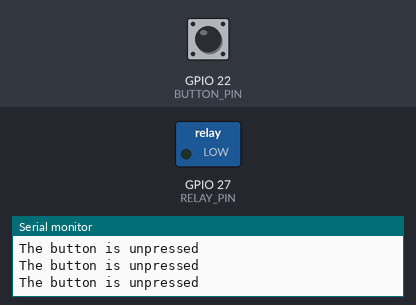
Recording of a sketch running on a simulated ESP32. On the bench: switched loads named in the sketch (green lamp = pin HIGH), the last lines printed to the serial monitor. Dashed ring = blinking. The inputs (shaded band) are chosen by the test bench; at power-on: GPIO 22 (BUTTON_PIN) HIGH.

Above: at 1.2 s.
1.3 s: GPIO 22 (BUTTON_PIN) pulled LOW for 0.15 s
At 1.41 s:
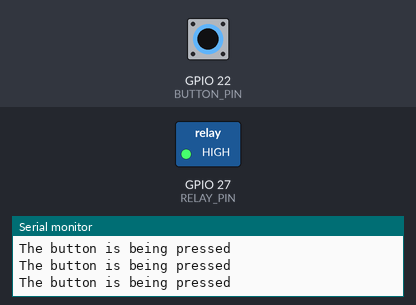
2.9 s: GPIO 22 (BUTTON_PIN) pulled LOW for 1 s
At 5.4 s:
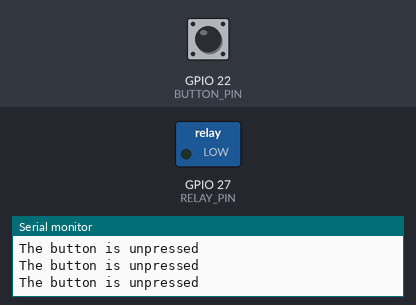
6.9 s: GPIO 22 (BUTTON_PIN) pulled LOW for 3.2 s
At 7.5 s:
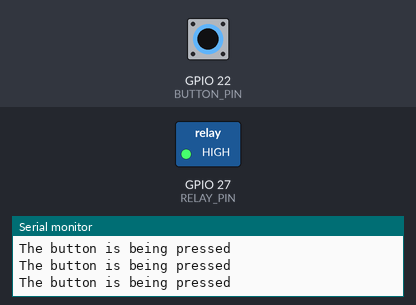
11.6 s: GPIO 22 (BUTTON_PIN) pulsed LOW 2 times (0.12 s each, 0.3 s apart)
At 11.7 s:
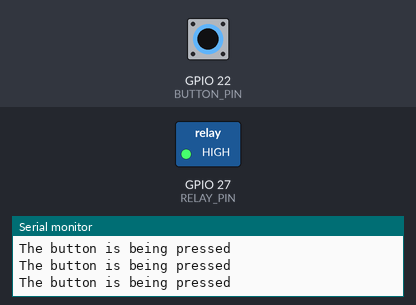
15.2 s: GPIO 22 (BUTTON_PIN) driven LOW
At 16.5 s:
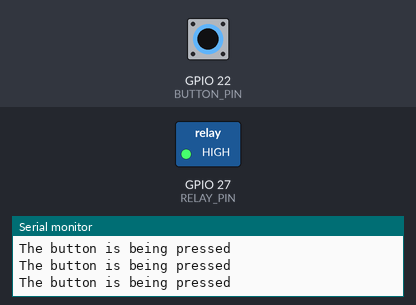
18.2 s: GPIO 22 (BUTTON_PIN) driven HIGH
At 19.5 s:
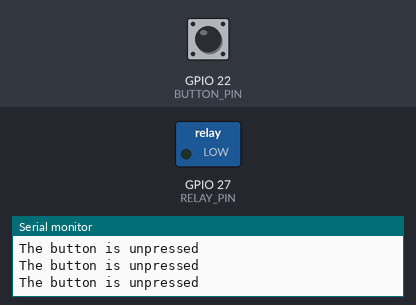
Timing chart, 0 to 20.7 s (numbered marks = the images above; inputs shaded):
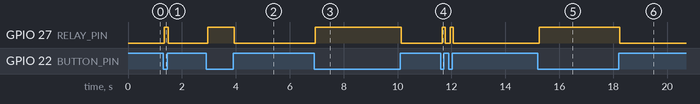

Measured:
- after the input at 1.3 s, GPIO 27 (RELAY_PIN): LOW → HIGH at once, → LOW 0.15 s later
- after the input at 2.9 s, GPIO 27 (RELAY_PIN): LOW → HIGH after 0.05 s, → LOW 0.99 s later
- after the input at 6.9 s, GPIO 27 (RELAY_PIN): LOW → HIGH at once, → LOW 3.2 s later
- after the input at 11.6 s, GPIO 27 (RELAY_PIN): alternates HIGH for 0.12 s and LOW for 0.19 s, 4 changes in all, then stays LOW, starting after 0.05 s
- after the input at 15.2 s, GPIO 27 (RELAY_PIN): LOW → HIGH after 0.05 s
- after the input at 18.2 s, GPIO 27 (RELAY_PIN): HIGH → LOW at once

The sketch:

18-Button-Relay.ino
```cpp
#define BUTTON_PIN 22
#define RELAY_PIN 27
void setup() {
  Serial.begin(9600);
  pinMode(BUTTON_PIN, INPUT_PULLUP);
  pinMode(RELAY_PIN, OUTPUT);
}
void loop() {
  int buttonState = digitalRead(BUTTON_PIN);
  if (buttonState == LOW) {
    Serial.println("The button is being pressed");
    digitalWrite(RELAY_PIN, HIGH);
  } else {
    Serial.println("The button is unpressed");
    digitalWrite(RELAY_PIN, LOW);
  }
}
```
